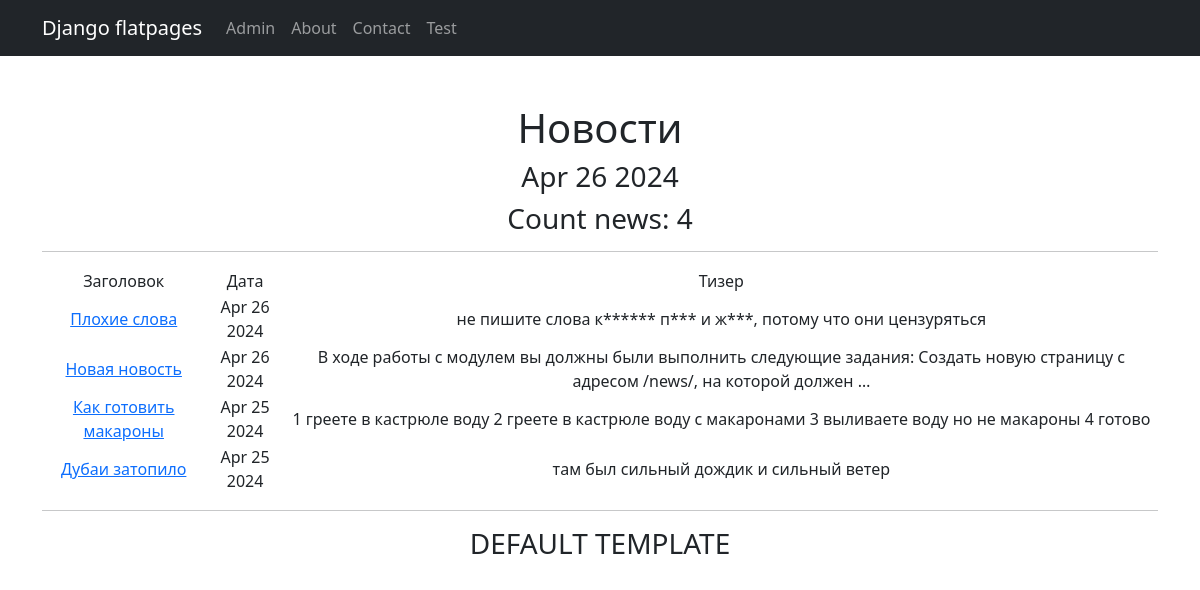
Page /news/ on the committed database.
### news/models.py (models this page shows, shortened)
class Post(models.Model):
    article = 'article'
    news = 'news'
    post_type = [
        (article, 'Статья'),
        (news, 'Новость'),
    ]
    author = models.ForeignKey(Author, on_delete=models.CASCADE)
    type = models.CharField(max_length=255, choices=post_type, default=article)
    date_add = models.DateTimeField(auto_now_add=True)
    category = models.ManyToManyField(Category, through='PostCategory')
    rating = models.IntegerField(default=0)
    title = models.CharField(max_length=255)
    text = models.TextField()

### news/views.py (the view)
# urls.py: path('', PostList.as_view()),
class PostList(ListView):
    model = Post
    ordering = '-date_add'
    template_name = 'news.html'
    context_object_name = 'news'

### news/templatetags/my_filters.py (called while the page is built)
@register.filter(name='censor')
def censor(value):
    if not isinstance(value, str):
        raise TypeError("Входной аргумент должен быть строкой")
    censored_words = ["попа", "жопа", "какашки"]
    regex_pattern = r"\b(" + "|".join(map(re.escape, censored_words)) + r")\b"
    censored_text = re.sub(regex_pattern, lambda match: match.group()[0] + '*' * (len(match.group()) - 1), value)
    return censored_text

### simpleapp/templatetags/custom_tags.py (called while the page is built)
@register.simple_tag()
def current_time(format_string='%b %d %Y'):
   return datetime.utcnow().strftime(format_string)

### templates/news.html (shortened to what this page needs)
{% extends 'flatpages/default.html' %}
{% load my_filters %}
{% load custom_tags %}
{% block content %}
   <h1>Новости</h1>
    <h3>{% current_time '%b %d %Y' %}</h3>
    <h3>Count news: {{ news|length }}</h3>
   <hr>
   {% if news %}
       <table>
           <tr>
               <td>Заголовок</td>
               <td>Дата</td>
               <td>Тизер</td>
           </tr>
           {% for one_news in news %}
           <tr>
               <td><a href="{{ one_news.id }}">{{ one_news.title }}</a></td>
               <td>{{ one_news.date_add|date:'M d Y' }}</td>
               <td>{{ one_news.text|truncatewords:20|censor }}</td>
           </tr>
           {% endfor %}
       </table>
   {% else %}
       <h2>Новостей нет!</h2>
   {% endif %}
{% endblock content %}

### rows in the picture
Post: title "Плохие слова", date_add "Apr 26 2024", text|censor "не пишите слова к****** п*** и ж***, потому что они цензуряться"
Post: title "Новая новость", date_add "Apr 26 2024", text|censor "В ходе работы с модулем вы должны были выполнить следующие задания: Создать новую страницу с адресом /news/, на которой должен …"
Post: title "Как готовить макароны", date_add "Apr 25 2024", text|censor "1 греете в кастрюле воду 2 греете в кастрюле воду с макаронами 3 выливаете воду но не макароны 4 готово"
Post: title "Дубаи затопило", date_add "Apr 25 2024", text|censor "там был сильный дождик и сильный ветер"

### other values in the picture
{{ news|length }} "4"
